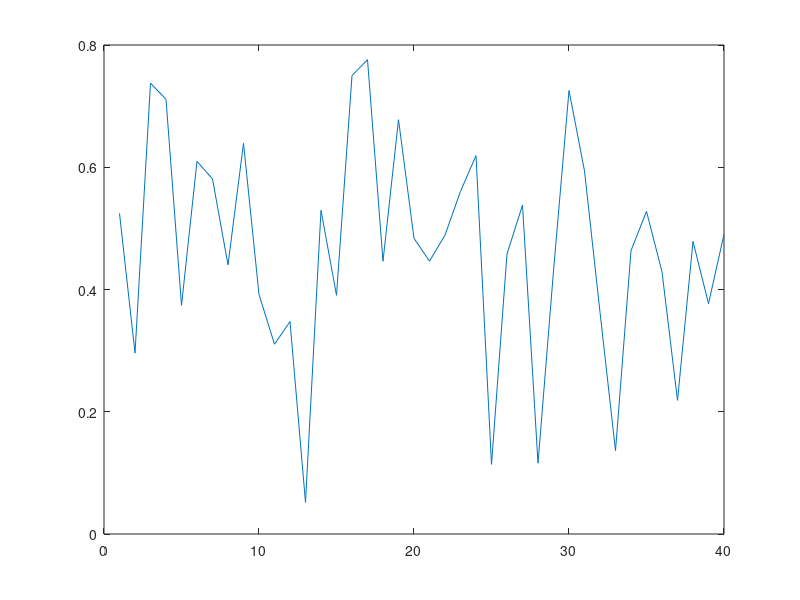
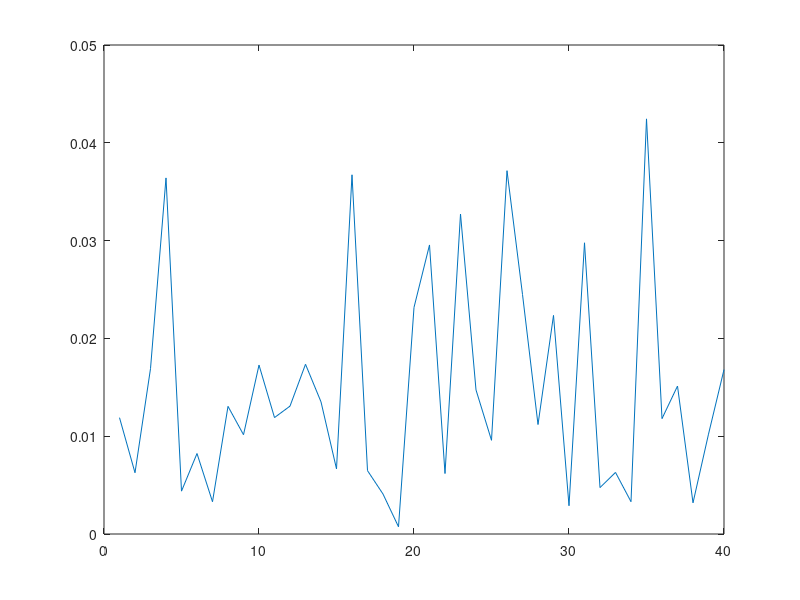

Source code (MATLAB) for these figures, in order: (Note: this script raises an error after producing the figures.)
% This is to test the difference between decoupling lidar scans and not
% 1D toy example. Uses g2o because adding custom states to gtsam matlab sux

% For a coupled state, state is x and x'
clc;
clear;

% Ground truth is going to be a constant velocity increase
limit = 40;
vel_true = linspace(1, 10, limit);
%vel_true = ones(1, limit);
pos_true = cumsum(vel_true);

pos_noise_std = 0.2;
vel_noise_std = 0.02;

triangle = 0.5 * ones(1, limit);
triangle(1:2:end) = -triangle(1:2:end);

pos_corr = pos_true + pos_noise_std .* randn(1, limit) + triangle;
vel_corr = vel_true + vel_noise_std .* randn(1, limit);

figure(1);
clf;
plot(abs(pos_corr - pos_true));
hold on;

figure(2);
clf;
plot(abs(vel_corr - vel_true));
hold on;

% Now given corrupted measurements, find optimal solution

[ Graph ] = InitializeGraph;

dT = 1;
cutoff = limit;

motion_inf = 1000;
cv_inf = 1000;
del_inf = 100;

for i = 1:limit
    P_pos.value = pos_corr(i);
    P_pos.inf = 1/(pos_noise_std.^2);
    P_vel.value = vel_corr(i);
    P_vel.inf = 1/(vel_noise_std.^2);   
   
    if (i <= cutoff)
        [ Graph ] = AddUnaryEdge( Graph, 'PriorVector_Factor', 'Scalar', strcat('vel',num2str(i)), P_vel);
        [ Graph ] = AddUnaryEdge( Graph, 'PriorVector_Factor', 'Scalar', strcat('pos',num2str(i)), P_pos);
    end

    
    Graph.Nodes.Scalar.Values.(strcat('pos',num2str(i))) = P_pos.value;
    Graph.Nodes.Scalar.Values.(strcat('vel',num2str(i))) = P_vel.value;
    
    % now add motion factor
    if (i < limit)
        NodeArray = cell(3,2);
        NodeArray{1,1} = 'Scalar';
        NodeArray{1,2} = strcat('pos',num2str(i));
        NodeArray{2,1} = 'Scalar';
        NodeArray{2,2} = strcat('pos',num2str(i+1));
        NodeArray{3,1} = 'Scalar';
        NodeArray{3,2} = strcat('vel',num2str(i));
        
        Measurement_odom.value = dT;
        Measurement_odom.inf = motion_inf;        
        
        [ Graph ] = AddComplexEdge( Graph, 'OdomFactor', NodeArray, Measurement_odom);
        
        CV_meas.value = [];
        CV_meas.inf = cv_inf;
        
        NodeArray = cell(2,2);
        NodeArray{1,1} = 'Scalar';
        NodeArray{1,2} = strcat('vel',num2str(i));
        NodeArray{2,1} = 'Scalar';
        NodeArray{2,2} = strcat('vel',num2str(i+1));
        
        [ Graph ] = AddComplexEdge( Graph, 'ConstantScalar', NodeArray, CV_meas);
    end
end

[Solved] = PerformGO_DL(Graph);

pos_sol = zeros(1, limit);
vel_sol = zeros(1, limit);

for i=1:limit
    pos_sol(i) = Solved.Nodes.Scalar.Values.(strcat('pos', num2str(i)));
    vel_sol(i) = Solved.Nodes.Scalar.Values.(strcat('vel', num2str(i)));
end

figure(1)
plot(abs(pos_sol - pos_true));

figure(2)
plot(abs(vel_sol - vel_true));

% Now solve the same problem but with an extra degree of freedom
GraphMod = InitializeGraph;

for i = 1:limit
    P_pos.value = pos_corr(i);
    P_pos.inf = 1/(pos_noise_std.^2);
    P_vel.value = vel_corr(i);
    P_vel.inf = 1/(vel_noise_std.^2);
    
    NodeArray = cell(2,2);
    NodeArray{1,1} = 'Scalar';
    NodeArray{1,2} = strcat('pos',num2str(i));
    NodeArray{2,1} = 'Scalar';
    NodeArray{2,2} = strcat('del',num2str(i));
    
    if (i == 1)
        % Need a prior on the offset
        D.value = 0;
        D.inf = 0.001;
        [ GraphMod ] = AddUnaryEdge( GraphMod, 'PriorVector_Factor', 'Scalar', strcat('del',num2str(i)), D);
    end
    
    if (i <= cutoff)
        [ GraphMod ] = AddUnaryEdge( GraphMod, 'PriorVector_Factor', 'Scalar', strcat('vel',num2str(i)), P_vel);

        [ GraphMod ] = AddComplexEdge( GraphMod, 'LidarPrior', NodeArray, P_pos);
    end

    
    GraphMod.Nodes.Scalar.Values.(strcat('pos',num2str(i))) = P_pos.value;
    GraphMod.Nodes.Scalar.Values.(strcat('vel',num2str(i))) = P_vel.value;
    GraphMod.Nodes.Scalar.Values.(strcat('del',num2str(i))) = 0;
    
    % now add motion factor
    if (i < limit)
        NodeArray = cell(3,2);
        NodeArray{1,1} = 'Scalar';
        NodeArray{1,2} = strcat('pos',num2str(i));
        NodeArray{2,1} = 'Scalar';
        NodeArray{2,2} = strcat('pos',num2str(i+1));
        NodeArray{3,1} = 'Scalar';
        NodeArray{3,2} = strcat('vel',num2str(i));
        
        Measurement_odom.value = dT;
        Measurement_odom.inf = motion_inf;        
        
        [ GraphMod ] = AddComplexEdge( GraphMod, 'OdomFactor', NodeArray, Measurement_odom);
        
        CV_meas.value = [];
        CV_meas.inf = cv_inf;
        
        NodeArray = cell(2,2);
        NodeArray{1,1} = 'Scalar';
        NodeArray{1,2} = strcat('vel',num2str(i));
        NodeArray{2,1} = 'Scalar';
        NodeArray{2,2} = strcat('vel',num2str(i+1));
        
        [ GraphMod ] = AddComplexEdge( GraphMod, 'ConstantScalar', NodeArray, CV_meas);
        
        del_stiff.value = [];
        del_stiff.inf = del_inf;
        
        NodeArray = cell(2,2);
        NodeArray{1,1} = 'Scalar';
        NodeArray{1,2} = strcat('del',num2str(i));
        NodeArray{2,1} = 'Scalar';
        NodeArray{2,2} = strcat('del',num2str(i+1));
        
        [ GraphMod ] = AddComplexEdge( GraphMod, 'ConstantScalar', NodeArray, del_stiff);
    end
end

Solved2 = PerformGO_DL(GraphMod);

pos1_sol = zeros(1, limit);
vel1_sol = zeros(1, limit);
del_sol = zeros(1, limit);

for i=1:limit
    pos1_sol(i) = Solved2.Nodes.Scalar.Values.(strcat('pos', num2str(i)));
    vel1_sol(i) = Solved2.Nodes.Scalar.Values.(strcat('vel', num2str(i)));
    del_sol(i) = Solved2.Nodes.Scalar.Values.(strcat('del', num2str(i)));
end

figure(3)
clf;
hold on;
plot(pos1_sol);
plot(vel1_sol);
plot(del_sol);
plot(pos_true);
plot(vel_true);
legend('position', 'velocity', 'offset', 'true_pos', 'true_vel');

figure(1);
plot(abs(pos1_sol + del_sol - pos_true));
legend('meas_err', 'coupl_err', 'noncoupl_err');

figure(2);
plot(abs(vel1_sol - vel_true));
legend('meas_err', 'coupl_err', 'noncoupl_err');